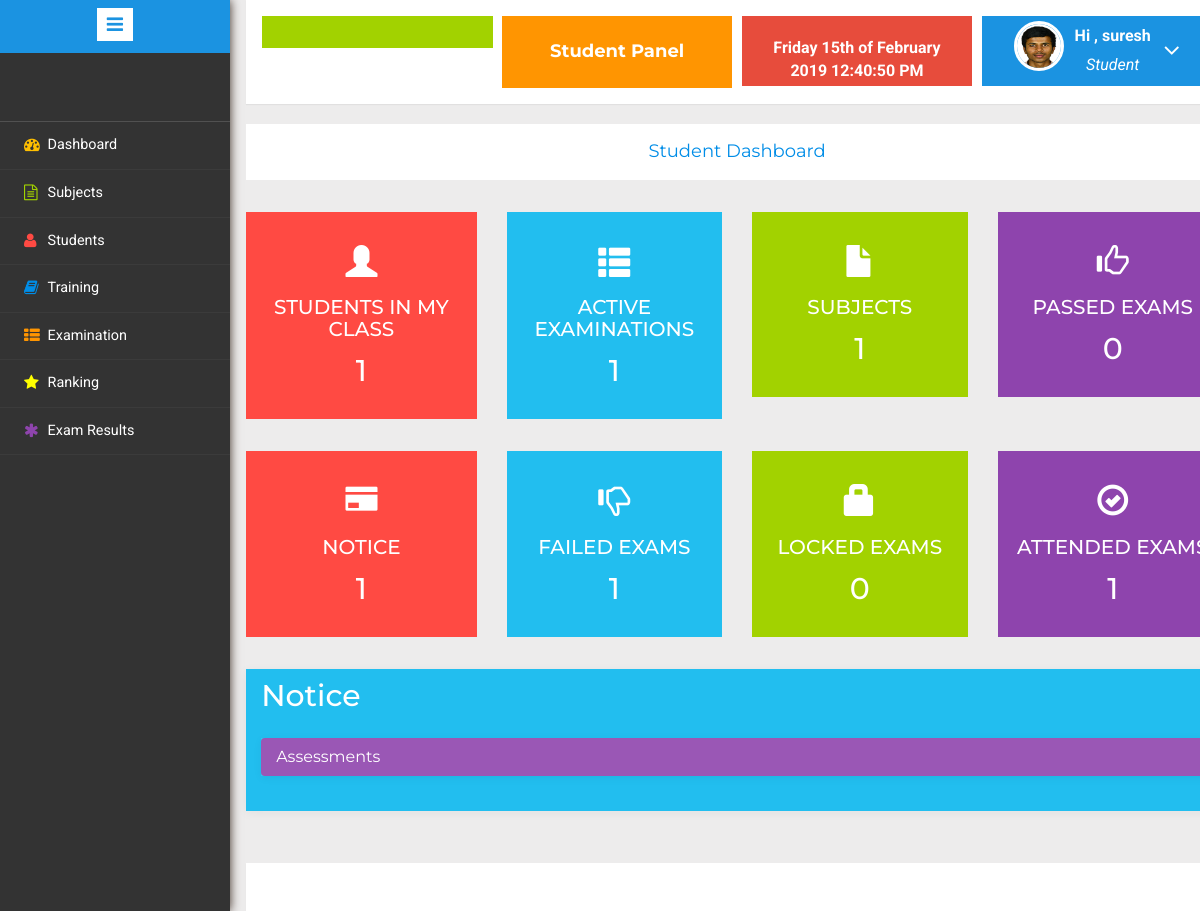
The app's page /student/index.php (signed in), older data.
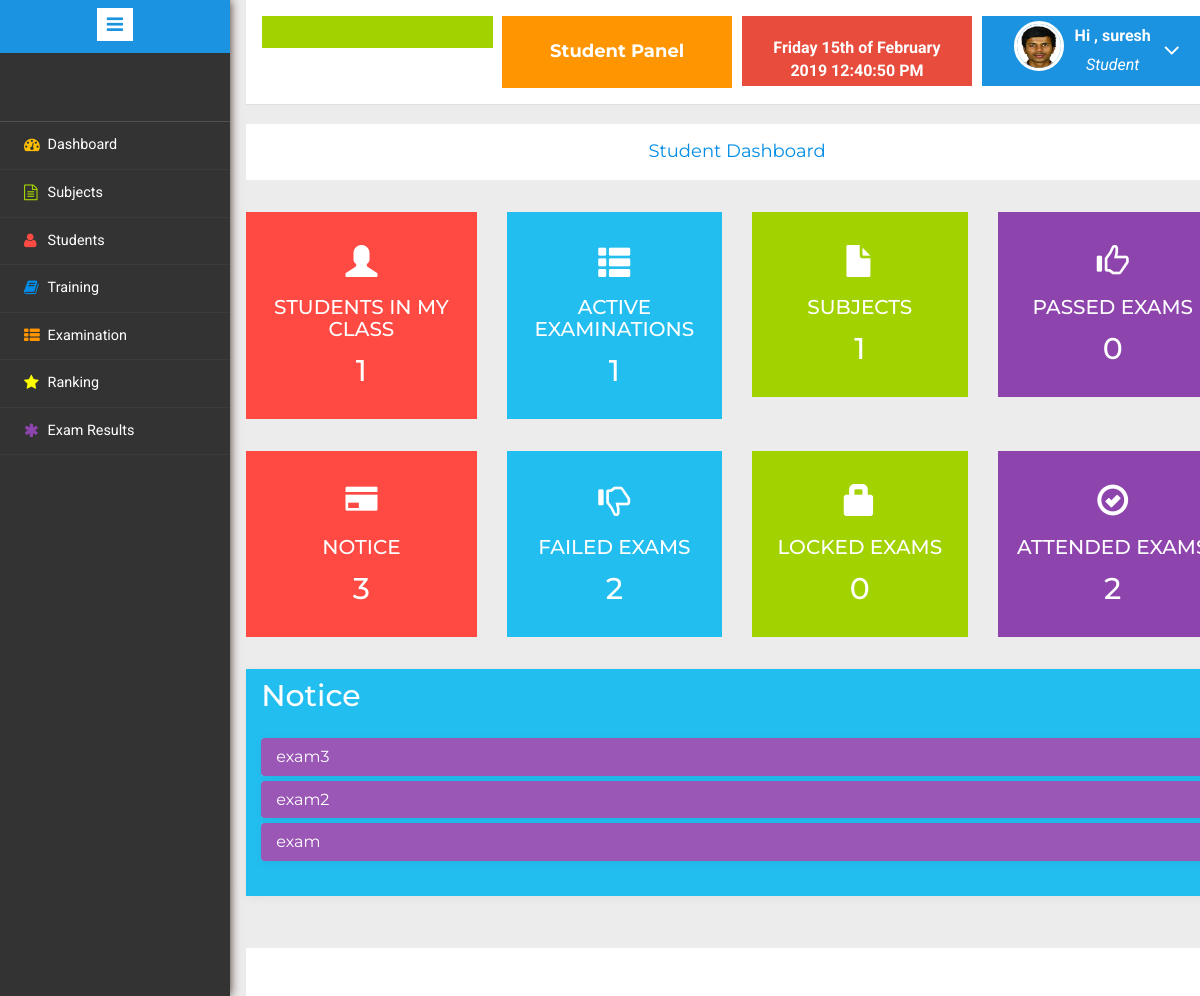
The same page, newer data.
### tables this page shows
CREATE TABLE `noticetbl` (
  `noteid` int(11) NOT NULL,
  `notice` varchar(100) NOT NULL,
  `description` varchar(500) NOT NULL,
  `postdate` varchar(50) NOT NULL,
  `lastupdate` varchar(50) NOT NULL
);

### student/fetch_records.php (called while the page is built, shortened)
<?php
$students_in_my_class = 0;
$active_examinations = 0;
$my_subjects = 0;
$passed_exam = 0;
$failed_exam = 0;
$attended_exams = 0;
$locked_exams = 0;
$notice = 0;

### student/index.php (the view, shortened to what the changed rows need)
<!DOCTYPE HTML>
<html>
<head>
</head>
<body>
<div class="page-container">
<div class="left-content">
<div class="mother-grid-inner">
<?php
if($_SESSION["studentid"]==true)
{
include("fetch_records.php")
?>
<?php include("header.php"); ?>
	<ol class="breadcrumb">
                <center><li class="breadcrumb-item"><h4><a href="">Student Dashboard</a></h4></li></center>
            </ol>
		<div class="four-grids">
					<div class="col-md-3 four-grid">
						<div class="four-agileits">
							<div class="icon">
								<i class="glyphicon glyphicon-user" aria-hidden="true"></i>
							</div>
							<div class="four-text">
								<h3>STUDENTS IN MY CLASS</h3>
								<h4> <?php echo number_format( $students_in_my_class++); ?>  </h4>
							</div>
						</div>
					</div>
					<div class="col-md-3 four-grid">
						<div class="four-agileinfo">
							<div class="icon">
								<i class="glyphicon glyphicon-th-list" aria-hidden="true"></i>
							</div>
							<div class="four-text">
								<h3>ACTIVE EXAMINATIONS</h3>
								<h4><?php echo number_format($active_examinations); ?></h4>
							</div>
						</div>
					</div>
					<div class="col-md-3 four-grid">
						<div class="four-w3ls">
							<div class="icon">
								<i class="glyphicon glyphicon-file" aria-hidden="true"></i>
							</div>
							<div class="four-text">
								<h3>SUBJECTS</h3>
								<h4><?php echo number_format($my_subjects); ?></h4>
							</div>
						</div>
					</div>
					<div class="col-md-3 four-grid">
						<div class="four-wthree">
							<div class="icon">
								<i class="glyphicon glyphicon-thumbs-up" aria-hidden="true"></i>
							</div>
							<div class="four-text">
								<h3>PASSED EXAMS</h3>
								<h4><?php echo number_format($passed_exam); ?></h4>
							</div>
						</div>
					</div>
					<div class="clearfix"></div>
				</div>
		<div class="four-grids">
					<div class="col-md-3 four-grid">
						<div class="four-agileits">
							<div class="icon">
								<i class="glyphicon glyphicon-credit-card" aria-hidden="true"></i>
							</div>
							<div class="four-text">
								<h3>NOTICE</h3>
								<h4><?php echo number_format($notice); ?>  </h4>
							</div>
						</div>
					</div>
					<div class="col-md-3 four-grid">
						<div class="four-agileinfo">
							<div class="icon">
								<i class="glyphicon glyphicon-thumbs-down" aria-hidden="true"></i>
							</div>
							<div class="four-text">
								<h3>FAILED EXAMS</h3>
								<h4><?php echo number_format($failed_exam); ?></h4>
							</div>
						</div>
					</div>
					<div class="col-md-3 four-grid">
						<div class="four-w3ls">
							<div class="icon">
								<i class="glyphicon glyphicon-lock" aria-hidden="true"></i>
							</div>
							<div class="four-text">
								<h3>LOCKED EXAMS</h3>
								<h4><?php echo number_format($locked_exams); ?></h4>
							</div>
						</div>
					</div>
					<div class="col-md-3 four-grid">
						<div class="four-wthree">
							<div class="icon">
								<i class="glyphicon glyphicon-ok-circle" aria-hidden="true"></i>
							</div>
							<div class="four-text">
								<h3>ATTENDED EXAMS</h3>
								<h4><?php echo number_format($attended_exams); ?></h4>
							</div>
						</div>
					</div>
					<div class="clearfix"></div>
				</div>
	          <div class="four-grids " >
                            <div class="panel panel-white" style="background-color: #22beef;">
                                <div class="panel-heading">
                                    <h4 class="panel-title">Notice</h4>
                                </div>
                                <div class="panel-body">
                          <div class="panel-group" id="accordion" role="tablist" aria-multiselectable="true">
                            <?php
							$sql = "SELECT * FROM noticetbl ORDER by noteid DESC";
                            $result = mysql_query($sql);
                            if (mysql_num_rows($result) > 0) {
                           $tabno = 1;
                            while($row = mysql_fetch_assoc($result)) {
                            print '
							<div class="panel panel-default">
                            <div class="panel-heading" role="tab" id="heading'.$tabno.'">
                            <h5 class="panel-title">
                            <a class="collapsed" data-toggle="collapse" data-parent="#accordion" href="#collapse'.$tabno.'" aria-expanded="false" aria-controls="collapse'.$tabno.'">
                            '.$row['notice'].'
                            </a>
                            </h5>
                            </div>
                            <div id="collapse'.$tabno.'" class="panel-collapse collapse" role="tabpanel" aria-labelledby="heading'.$tabno.'">
                            <div class="panel-body">
                            '.$row['description'].'
							<hr><i class="fa fa-calendar"></i> '.$row['postdate'].' | <i class="fa fa-refresh"></i> '.$row['lastupdate'].'
                            </div>
                            </div>
                            </div>';
					       $tabno++;
                             }
                            } else {
                        print '
						<div class="alert alert-info" role="alert">
                          Nothing was found in database.
                        </div>';
                             }
							?>
                                        </div>
                                </div>
                            </div>
                        </div>
<?php include("footer.php"); ?>
	<?php include("sidebar.php"); ?>
	<?php }
else
	header('location:login.php');
?>
</body>
</html>

Row changes from the older to the newer data that the page shows:
removed noticetbl: notice "Assessments"
added noticetbl: notice "exam3"
added noticetbl: notice "exam2"
added noticetbl: notice "exam"
Text that changed along with them:
$notice: "1" → "3"
$failed_exam: "1" → "2"
$attended_exams: "1" → "2"
